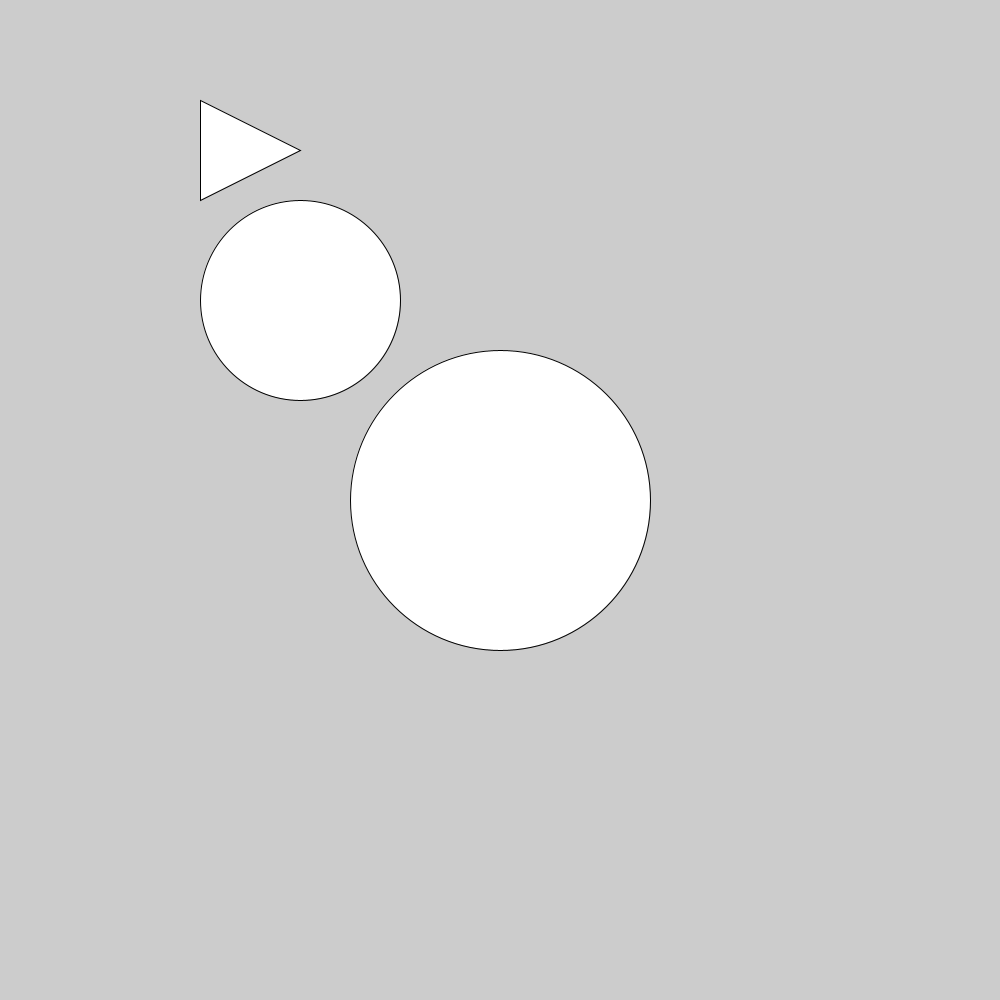
Frame 1 (no input)
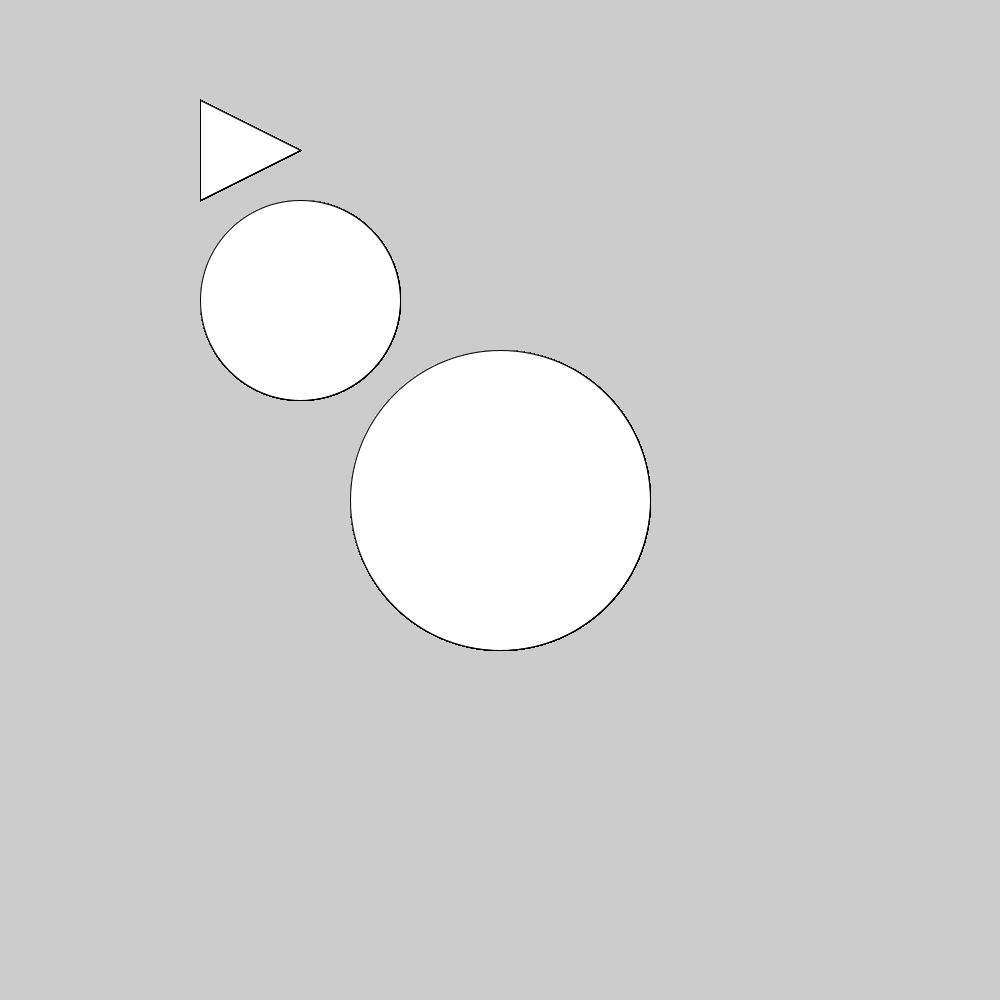
Frame 60 (the mouse pressed at the canvas centre just before this capture)
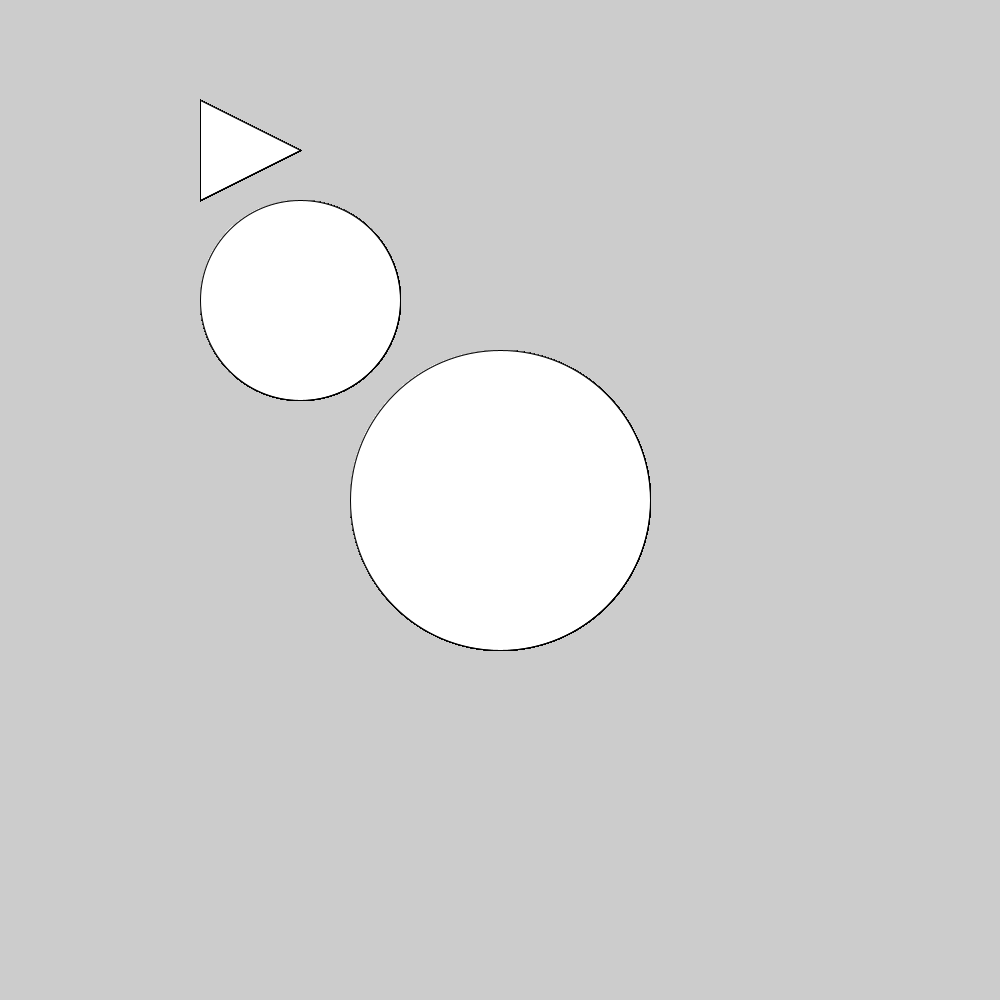
Frame 120 (the mouse held since frame 60 and released just before this capture)

The Processing sketch that drew these frames (run headless with seeded random() and noise(); from frame 60 on, the mouse is pressed at the canvas centre):

// Processing sketch: processing_129555
// ── processing_129555.pde

void setup(){
size(1000,1000);
}

void draw(){
ellipse(300,300,200,200);
ellipse(500,500,300,300);
triangle(200,100,200,200,300,150);
}
